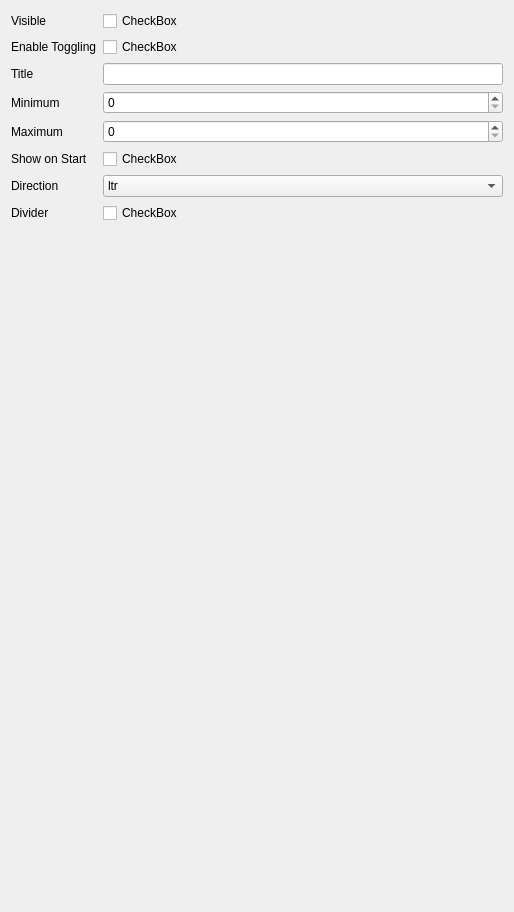
             <widget class="QWidget" name="page_6">
              <property name="geometry">
               <rect>
                <x>0</x>
                <y>0</y>
                <width>514</width>
                <height>912</height>
               </rect>
              </property>
              <attribute name="label">
               <string>Panel2</string>
              </attribute>
              <layout class="QFormLayout" name="formLayout_5">
               <item row="0" column="0">
                <widget class="QLabel" name="label_45">
                 <property name="text">
                  <string>Visible</string>
                 </property>
                </widget>
               </item>
               <item row="0" column="1">
                <widget class="AnimatedCheck" name="builder__panel2__visible">
                 <property name="text">
                  <string>CheckBox</string>
                 </property>
                </widget>
               </item>
               <item row="1" column="0">
                <widget class="QLabel" name="label_42">
                 <property name="text">
                  <string>Enable Toggling</string>
                 </property>
                </widget>
               </item>
               <item row="1" column="1">
                <widget class="AnimatedCheck" name="builder__panel2__toggle">
                 <property name="text">
                  <string>CheckBox</string>
                 </property>
                </widget>
               </item>
               <item row="2" column="0">
                <widget class="QLabel" name="label_44">
                 <property name="text">
                  <string>Title</string>
                 </property>
                </widget>
               </item>
               <item row="2" column="1">
                <widget class="QLineEdit" name="builder__panel2__title"/>
               </item>
               <item row="3" column="0">
                <widget class="QLabel" name="label_46">
                 <property name="text">
                  <string>Minimum</string>
                 </property>
                </widget>
               </item>
               <item row="3" column="1">
                <widget class="QSpinBox" name="builder__panel2__minimum"/>
               </item>
               <item row="4" column="0">
                <widget class="QLabel" name="label_41">
                 <property name="text">
                  <string>Maximum</string>
                 </property>
                </widget>
               </item>
               <item row="4" column="1">
                <widget class="QSpinBox" name="builder__panel2__maximum"/>
               </item>
               <item row="5" column="0">
                <widget class="QLabel" name="label_40">
                 <property name="text">
                  <string>Show on Start</string>
                 </property>
                </widget>
               </item>
               <item row="5" column="1">
                <widget class="AnimatedCheck" name="builder__panel2__show_onstart">
                 <property name="text">
                  <string>CheckBox</string>
                 </property>
                </widget>
               </item>
               <item row="6" column="0">
                <widget class="QLabel" name="label_43">
                 <property name="text">
                  <string>Direction</string>
                 </property>
                </widget>
               </item>
               <item row="6" column="1">
                <widget class="QComboBox" name="builder__panel2__direction">
                 <item>
                  <property name="text">
                   <string>ltr</string>
                  </property>
                 </item>
                 <item>
                  <property name="text">
                   <string>rtl</string>
                  </property>
                 </item>
                </widget>
               </item>
               <item row="7" column="0">
                <widget class="QLabel" name="label_36">
                 <property name="text">
                  <string>Divider</string>
                 </property>
                </widget>
               </item>
               <item row="7" column="1">
                <widget class="AnimatedCheck" name="builder__panel2__divider">
                 <property name="text">
                  <string>CheckBox</string>
                 </property>
                </widget>
               </item>
              </layout>
             </widget>
